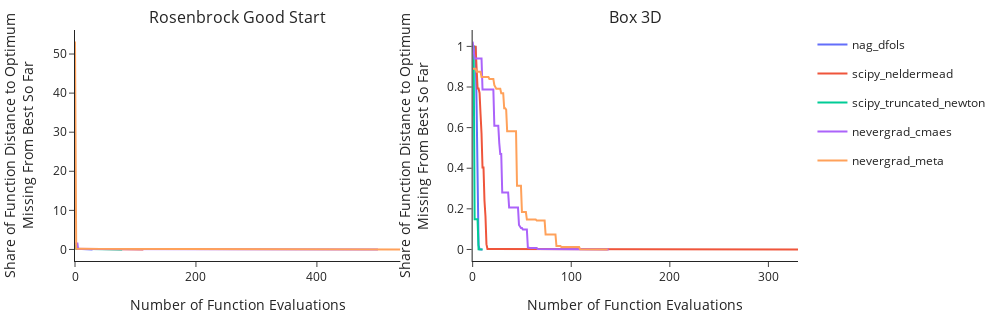

Here is the notebook cell this chart was saved with:
### Code cell
fig = om.convergence_plot(
    problems=problems,
    results=results,
    n_cols=2,
    problem_subset=["rosenbrock_good_start", "box_3d"],
)

fig.show()

### Figure 1 — Plotly figure (JSON) as saved in the notebook; plotly's stock layout.template omitted (floating-point values rounded to 4 significant figures; data arrays with more than 128 entries replaced by an {"elided": "..."} marker saying what was removed)
{"data": [{"legendgroup": "0", "line": {"color": "#636EFA"}, "mode": "lines", "name": "nag_dfols", "type": "scatter", "x": [0, 1, 2, 3, 4, 5, 6, 7, 8, 9, 10, 11, 12, 13, 14, 15, 16, 17, 18, 19, 20, 21, 22, 23, 24, 25, 26, 27, 28, 29], "xaxis": "x", "y": [1.0, 0.2932, 0.2932, 0.1625, 0.1577, 0.1577, 0.1577, 0.1156, 0.08493, 0.08493, 0.08493, 0.08493, 0.08493, 0.06551, 0.06551, 0.061, 0.06087, 0.02411, 0.02411, 0.0149, 0.0149, 0.0149, 0.006531, 0.006531, 0.006531, 0.003177, 0.003177, 0.0002361, 0.0002361, 4.42e-06], "yaxis": "y"}, {"legendgroup": "1", "line": {"color": "#EF553B"}, "mode": "lines", "name": "scipy_neldermead", "type": "scatter", "x": [0, 1, 2, 3, 4, 5, 6, 7, 8, 9, 10, 11, 12, 13, 14, 15, 16, 17, 18, 19, 20, 21, 22, 23, 24, 25, 26, 27, 28, 29, 30, 31, 32, 33, 34, 35, 36, 37, 38, 39, 40, 41, 42, 43, 44, 45, 46, 47, 48, 49, 50, 51, 52, 53, 54, 55, 56, 57, 58, 59, 60, 61, 62, 63, 64, 65, 66, 67, 68, 69, 70, 71, 72, 73, 74, 75, 76, 77, 78, 79, 80, 81, 82, 83, 84, 85, 86, 87, 88, 89, 90, 91, 92, 93, 94, 95, 96, 97, 98, 99, 100, 101, 102, 103, 104, 105, 106, 107, 108, 109, 110, 111, 112, 113], "xaxis": "x", "y": [1.0, 1.0, 0.8285, 0.4467, 0.2133, 0.1859, 0.1859, 0.1859, 0.1859, 0.1859, 0.181, 0.181, 0.1754, 0.1743, 0.1743, 0.1743, 0.174, 0.1715, 0.1709, 0.1709, 0.1709, 0.1683, 0.1658, 0.1648, 0.1627, 0.1558, 0.1489, 0.1489, 0.1432, 0.1432, 0.1369, 0.1329, 0.1308, 0.1308, 0.1177, 0.1119, 0.1119, 0.09177, 0.08273, 0.08273, 0.08273, 0.08273, 0.08273, 0.08071, 0.07502, 0.07502, 0.07169, 0.06164, 0.05442, 0.05442, 0.05442, 0.04791, 0.04791, 0.04791, 0.04449, 0.03651, 0.03651, 0.03651, 0.03651, 0.03204, 0.02765, 0.02765, 0.02765, 0.02765, 0.02218, 0.02218, 0.02218, 0.02218, 0.02035, 0.01749, 0.01749, 0.01749, 0.01647, 0.01647, 0.01405, 0.01299, 0.01299, 0.009175, 0.007864, 0.007864, 0.007864, 0.007864, 0.00566, 0.00566, 0.00566, 0.00566, 0.00566, 0.004675, 0.004675, 0.004567, 0.004229, 0.004229, 0.004229, 0.004181, 0.003653, 0.003285, 0.003285, 0.003285, 0.00259, 0.002352, 0.002352, 0.002352, 0.001839, 0.001425, 0.001171, 0.0007419, 0.0007419, 0.0007003, 0.0001659, 0.0001659, 0.0001659, 0.0001659, 0.0001659, 1.529e-05], "yaxis": "y"}, {"legendgroup": "2", "line": {"color": "#00CC96"}, "mode": "lines", "name": "scipy_truncated_newton", "type": "scatter", "x": [0, 1, 2, 3, 4, 5, 6, 7, 8, 9, 10, 11, 12, 13, 14, 15, 16, 17, 18, 19, 20, 21, 22, 23, 24, 25, 26, 27, 28, 29, 30, 31, 32, 33, 34, 35, 36, 37, 38, 39, 40, 41, 42, 43, 44, 45, 46, 47, 48, 49, 50, 51, 52, 53, 54, 55, 56, 57, 58, 59, 60, 61, 62, 63, 64, 65, 66, 67, 68, 69, 70, 71, 72, 73, 74, 75, 76, 77, 78], "xaxis": "x", "y": [1.0, 1.0, 0.1916, 0.1916, 0.172, 0.172, 0.172, 0.172, 0.17, 0.17, 0.1696, 0.1696, 0.1691, 0.1667, 0.1667, 0.1406, 0.1406, 0.1399, 0.1399, 0.1251, 0.1069, 0.1024, 0.09855, 0.09855, 0.09084, 0.09084, 0.09084, 0.09005, 0.08922, 0.08922, 0.08411, 0.07086, 0.07086, 0.0699, 0.0699, 0.06224, 0.06224, 0.04989, 0.03408, 0.03408, 0.03408, 0.03408, 0.02122, 0.02122, 0.02109, 0.02109, 0.02068, 0.02068, 0.01982, 0.0168, 0.0168, 0.0168, 0.008011, 0.008011, 0.006644, 0.006297, 0.006297, 0.005656, 0.005656, 0.005295, 0.004112, 0.004112, 0.004112, 0.003551, 0.002765, 0.002764, 0.002688, 0.002688, 0.001372, 0.001372, 0.001372, 0.0005648, 0.0005648, 0.0005648, 0.0005511, 0.0005511, 0.0002746, 0.0002746, 7.668e-05], "yaxis": "y"}, {"legendgroup": "3", "line": {"color": "#AB63FA"}, "mode": "lines", "name": "nevergrad_cmaes", "type": "scatter", "x": {"elided": "502 int values"}, "xaxis": "x", "y": {"elided": "502 float values"}, "yaxis": "y"}, {"legendgroup": "4", "line": {"color": "#FFA15A"}, "mode": "lines", "name": "nevergrad_meta", "type": "scatter", "x": {"elided": "539 int values"}, "xaxis": "x", "y": {"elided": "539 float values"}, "yaxis": "y"}, {"legendgroup": "0", "line": {"color": "#636EFA"}, "mode": "lines", "name": "nag_dfols", "showlegend": false, "type": "scatter", "x": [0, 1, 2, 3, 4, 5, 6, 7, 8, 9, 10], "xaxis": "x2", "y": [1.0, 1.0, 0.9967, 0.9967, 0.7124, 0.249, 0.02082, 0.0005245, 0.0001156, 0.0001156, 6.625e-05], "yaxis": "y2"}, {"legendgroup": "1", "line": {"color": "#EF553B"}, "mode": "lines", "name": "scipy_neldermead", "showlegend": false, "type": "scatter", "x": {"elided": "331 int values"}, "xaxis": "x2", "y": {"elided": "331 float values"}, "yaxis": "y2"}, {"legendgroup": "2", "line": {"color": "#00CC96"}, "mode": "lines", "name": "scipy_truncated_newton", "showlegend": false, "type": "scatter", "x": [0, 1, 2, 3, 4, 5, 6, 7, 8, 9, 10], "xaxis": "x2", "y": [1.0, 1.0, 0.1482, 0.1482, 0.1482, 0.1482, 0.0005952, 0.0005952, 0.0005918, 0.0005918, 5.62e-05], "yaxis": "y2"}, {"legendgroup": "3", "line": {"color": "#AB63FA"}, "mode": "lines", "name": "nevergrad_cmaes", "showlegend": false, "type": "scatter", "x": {"elided": "139 int values"}, "xaxis": "x2", "y": {"elided": "139 float values"}, "yaxis": "y2"}, {"legendgroup": "4", "line": {"color": "#FFA15A"}, "mode": "lines", "name": "nevergrad_meta", "showlegend": false, "type": "scatter", "x": {"elided": "138 int values"}, "xaxis": "x2", "y": {"elided": "138 float values"}, "yaxis": "y2"}], "layout": {"annotations": [{"font": {"size": 16}, "showarrow": false, "text": "Rosenbrock Good Start", "x": 0.225, "xanchor": "center", "xref": "paper", "y": 1, "yanchor": "bottom", "yref": "paper"}, {"font": {"size": 16}, "showarrow": false, "text": "Box 3D", "x": 0.775, "xanchor": "center", "xref": "paper", "y": 1, "yanchor": "bottom", "yref": "paper"}], "height": 320, "margin": {"b": 10, "l": 10, "r": 10, "t": 30}, "width": 1000, "xaxis": {"anchor": "y", "domain": [0, 0.45], "title": {"text": "Number of Function Evaluations"}}, "xaxis2": {"anchor": "y2", "domain": [0.55, 1], "title": {"text": "Number of Function Evaluations"}}, "yaxis": {"anchor": "x", "domain": [0, 1], "title": {"text": "Share of Function Distance to Optimum<br>Missing From Best So Far"}}, "yaxis2": {"anchor": "x2", "domain": [0, 1], "title": {"text": "Share of Function Distance to Optimum<br>Missing From Best So Far"}}}}
